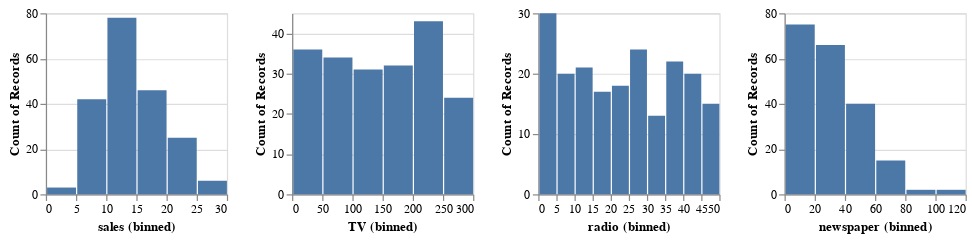

Here is the notebook cell this chart was saved with:
### Markdown cell above
### Exploratory data analysis

### Code cell
alt.Chart(df).mark_bar().encode(
    alt.X(alt.repeat("column"), type="quantitative", bin=True),
    y='count()',
).properties(
    width=150,
    height=150
).repeat(
    column=['sales', 'TV', 'radio', 'newspaper']
)

### Figure 1 — Vega-Lite specification as saved in the notebook (floating-point values rounded to 4 significant figures; data arrays with more than 128 entries replaced by an {"elided": "..."} marker saying what was removed)
{"config": {"view": {"continuousWidth": 400, "continuousHeight": 300}}, "repeat": {"column": ["sales", "TV", "radio", "newspaper"]}, "spec": {"data": {"name": "data-b0883ae1f7a956448e153efbe5be0b07"}, "mark": "bar", "encoding": {"x": {"bin": true, "field": {"repeat": "column"}, "type": "quantitative"}, "y": {"aggregate": "count", "type": "quantitative"}}, "height": 150, "width": 150}, "$schema": "https://vega.github.io/schema/vega-lite/v4.17.0.json", "datasets": {"data-b0883ae1f7a956448e153efbe5be0b07": {"elided": "200 records"}}}
